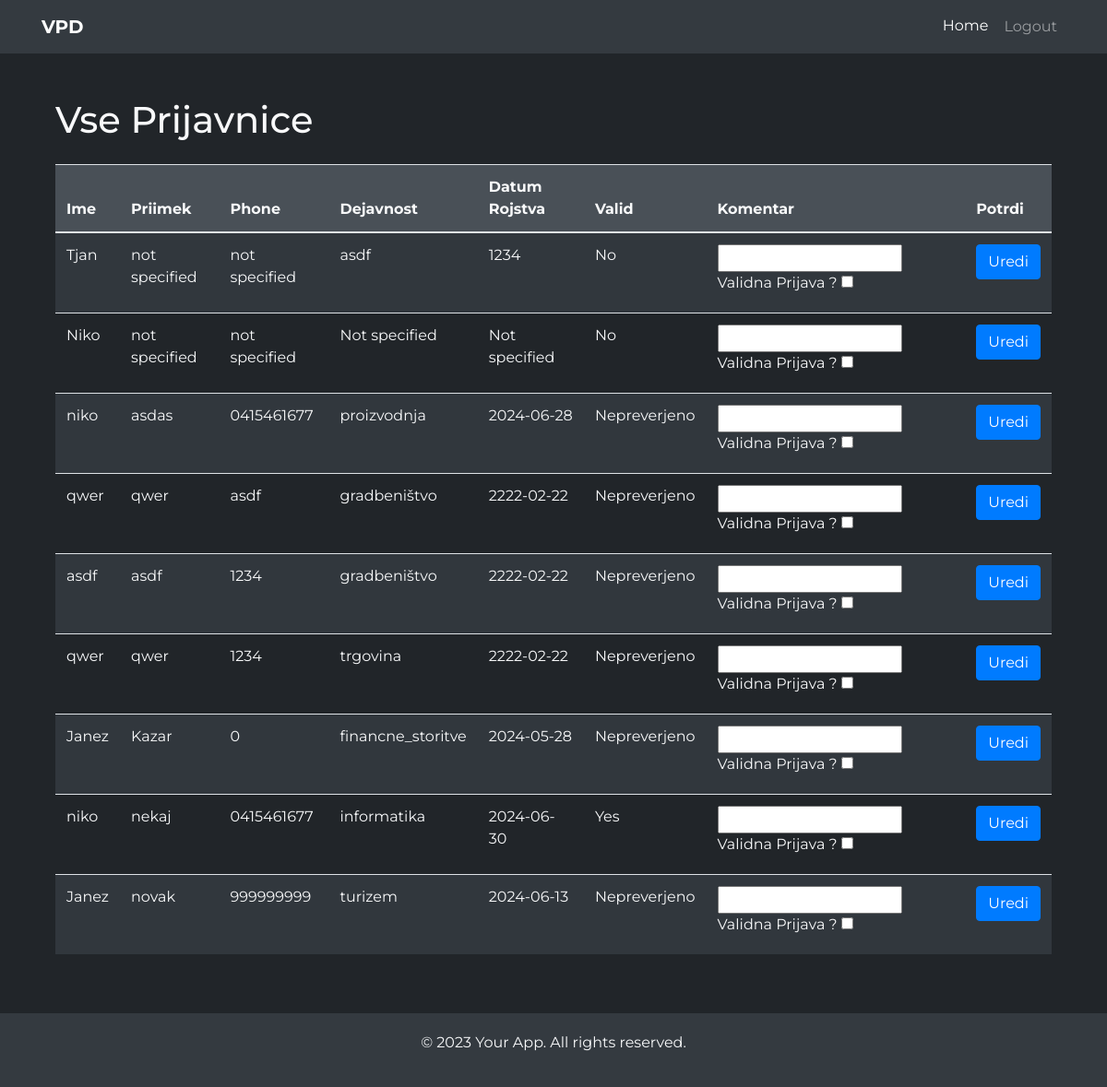
Before: /prijavnice/ (signed in) with the older database file.
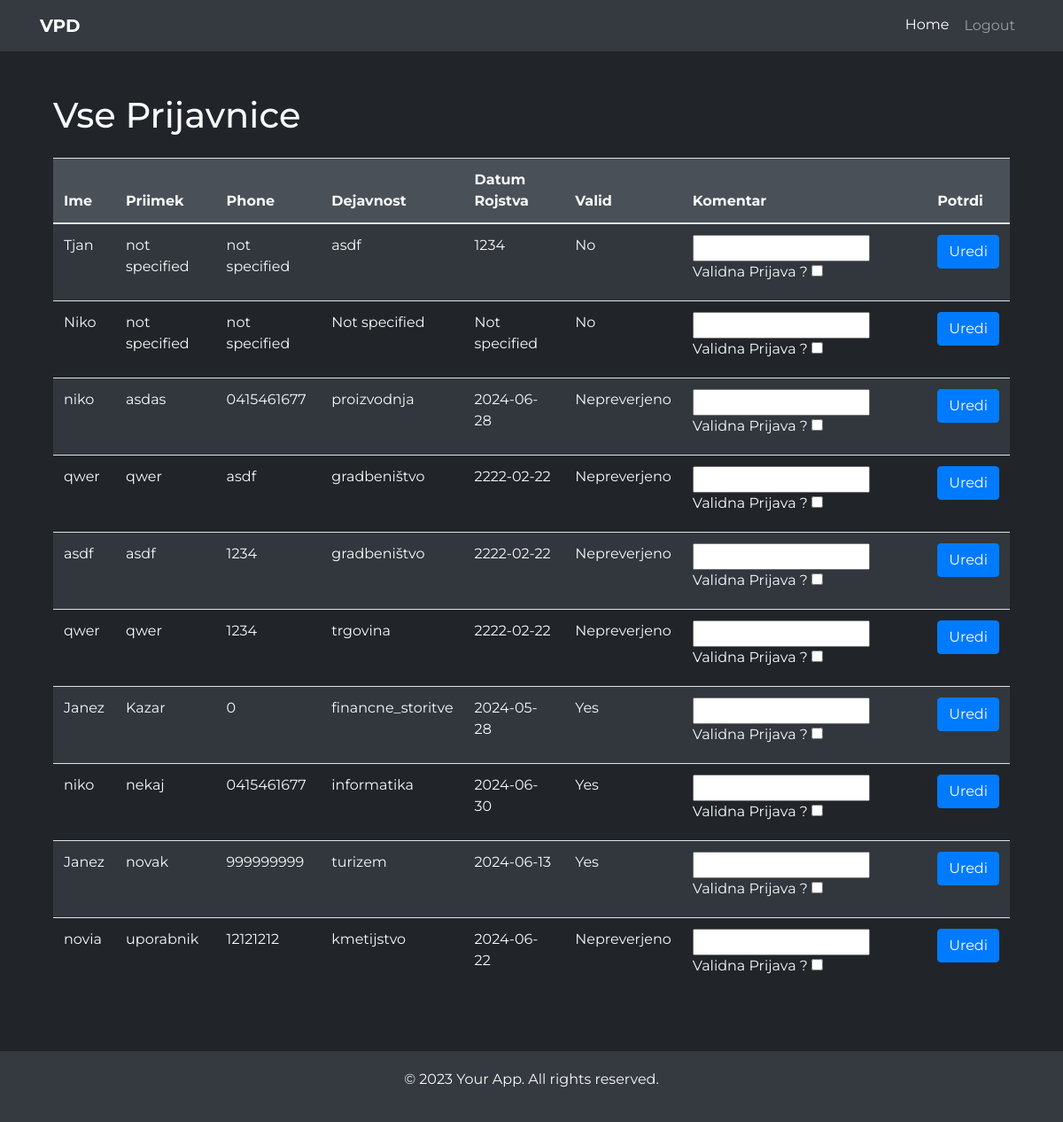
After: the same page with the newer database file.
### webapp/models.py (models this page shows, shortened)
class Prijavnica(models.Model):
    ime = models.CharField(max_length=100, null=True)
    priimek = models.CharField(max_length=100, null=True)
    email = models.CharField(max_length=100, null=True)
    phone = models.CharField(max_length=15, null=True)
    dejavnost = models.CharField(max_length=100, default=None, null=True)
    datumrojstva = models.CharField(max_length=100, default=None, null=True)
    valid = models.BooleanField(null=True, default=None)
    komentar = models.CharField(max_length=255, null=True, default=None)
    user = models.ForeignKey(User, on_delete=models.CASCADE, null=True, blank=True)

### webapp/views.py (the view)
# urls.py: path("prijavnice/", views.prijavnice, name="prijavnice"),
@login_required
def prijavnice(request):
    if request.user.is_staff:
        prijave = Prijavnica.objects.all()
        return render(request, "prijavnice.html", {"prijavnica_list": prijave})
    else:
        return redirect(reverse('home'))

### webapp/templates/prijavnice.html (shortened to what this page needs)
{% extends 'base.html' %}
{% block content %}
<div class="container">
    <h1 class="mb-4">Vse Prijavnice</h1>
    {% if prijavnica_list %}
    <div class="table-responsive">
        <table class="table table-striped">
            <thead>
                <tr>
                    <th>Ime</th>
                    <th>Priimek</th>
                    <th>Phone</th>
                    <th>Dejavnost</th>
                    <th>Datum Rojstva</th>
                    <th>Valid</th>
                    <th>Komentar</th>
                    <th>Potrdi</th>
                </tr>
            </thead>
            <tbody>
                {% for prijavnica in prijavnica_list %}
                <tr>
                    <td>{{ prijavnica.ime }}</td>
                    <td>{{ prijavnica.priimek }}</td>
                    <td>{{ prijavnica.phone }}</td>
                    <td>{{ prijavnica.dejavnost }}</td>
                    <td>{{ prijavnica.datumrojstva }}</td>
                    <td>
                        {% if prijavnica.valid is None %}
                            Nepreverjeno
                        {% elif prijavnica.valid %}
                            Yes
                        {% else %}
                            No
                        {% endif %}
                    </td>
                    <td>
                        <form method="POST" action="{% url 'edit_prijavnica' prijavnica.id %}?komentar={{ prijavnica.komentar }}&valid={{ prijavnica.valid }}">
                            <input type="text" name="komentar" value="{{ prijavnica_instance.komentar }}">
                            <label for="valid">Validna Prijava ?</label>
                            <input type="checkbox" name="valid" {% if prijavnica_instance.valid %}checked{% endif %}>
                            <br>
                            <td>
                                <button type="submit" class="btn btn-primary">Uredi
                                </button>
                            </td>
                        </form>
                    </td>
                </tr>
                {% endfor %}
            </tbody>
        </table>
    </div>
    {% else %}
    <p>No Prijavnica instances found.</p>
    {% endif %}
</div>
{% endblock %}

Changed rows visible on the page:
changed Prijavnica "Kazar": valid "Nepreverjeno" → "Yes"
changed Prijavnica "novak": valid "Nepreverjeno" → "Yes"
added Prijavnica: ime "novia", priimek "uporabnik", phone "12121212", dejavnost "kmetijstvo", datumrojstva "2024-06-22", shows "Nepreverjeno"
